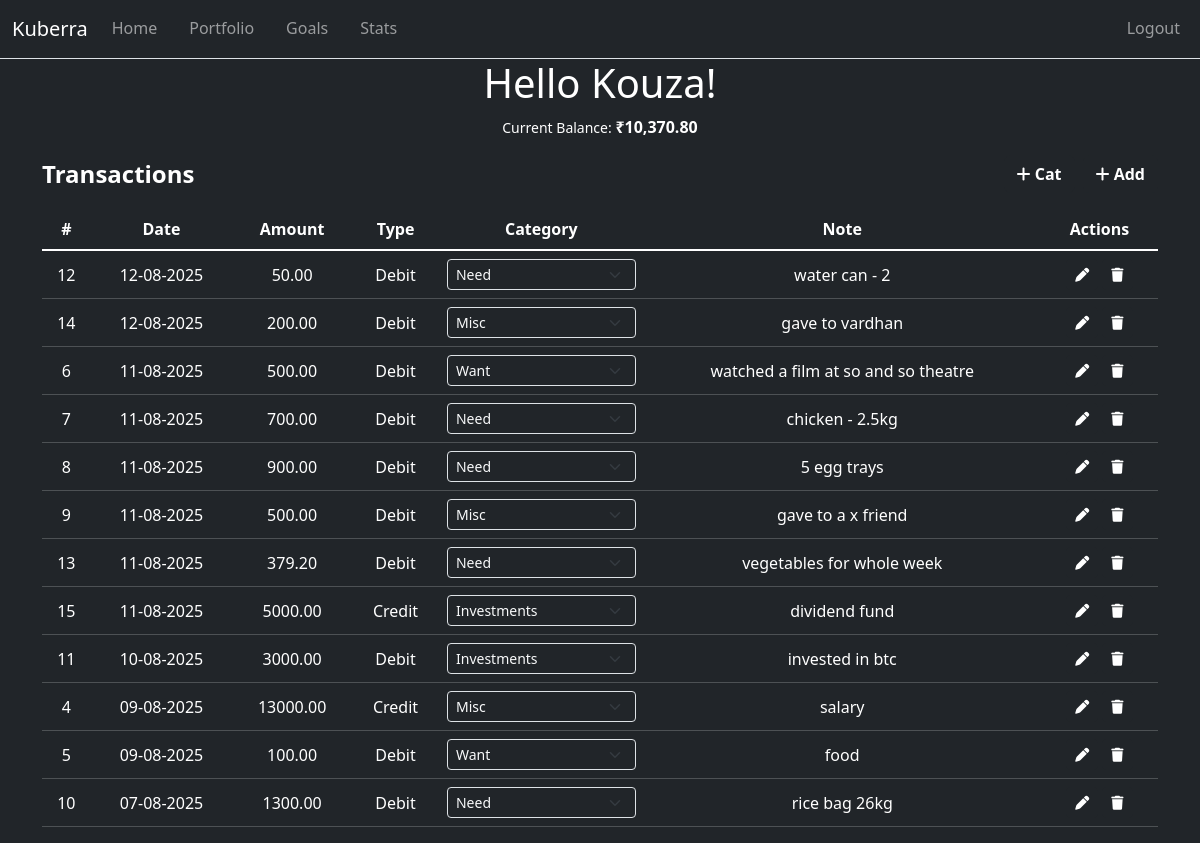
Page / (signed in) on the earlier database version.
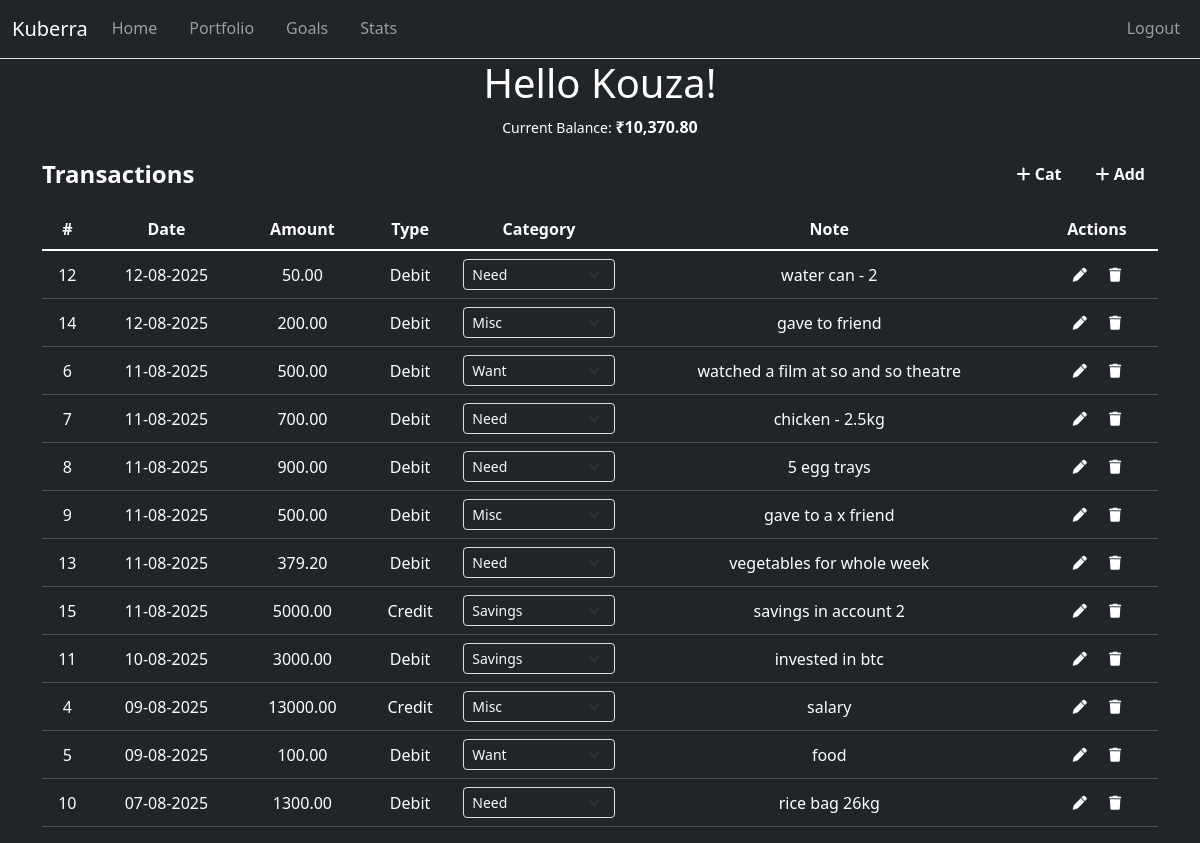
Same page on the later database version.
### website/models.py (models this page shows)
class User(db.Model, UserMixin):
    id = db.Column(db.Integer, primary_key=True)
    username = db.Column(db.String(150), unique=True, nullable=False)
    email = db.Column(db.String(150), unique=True, nullable=False)
    password = db.Column(db.String(150), nullable=False)
    date_created = db.Column(db.DateTime(timezone=True), server_default=func.now())
    transactions = db.relationship('Transaction', backref='owner', lazy=True)
    categories = db.relationship('Category', backref='owner', lazy=True)

class Transaction(db.Model):
    id = db.Column(db.Integer, primary_key=True)
    txn_date = db.Column(db.DateTime(timezone=True), server_default=func.now())
    amount = db.Column(db.Numeric(18, 2), nullable=False)
    txn = db.Column(db.String(6), nullable=False, server_default='DEBIT')
    note = db.Column(db.String, nullable=True)
    category_id = db.Column(db.Integer, db.ForeignKey('category.id'), nullable=True)
    user_id = db.Column(db.Integer, db.ForeignKey('user.id', ondelete='CASCADE'), nullable=False)
    __table_args__ = (
        CheckConstraint("txn IN ('CREDIT', 'DEBIT')", name="check_txn_type"),
    )

class Category(db.Model):
    id = db.Column(db.Integer, primary_key=True)
    name = db.Column(db.String(100), nullable=False)
    user_id = db.Column(db.Integer, db.ForeignKey('user.id', ondelete='CASCADE'), nullable=False)
    transactions = db.relationship('Transaction', backref='category', lazy=True)

### website/views.py (the view, shortened to what this page needs)
@views.route('/', methods=['GET', 'POST'])
@login_required
def home():
    transactions = Transaction.query.filter_by(user_id=current_user.id).order_by(Transaction.txn_date.desc()).all()
    balance = sum(
        t.amount if t.txn == "CREDIT" else -t.amount
        for t in transactions
    )
    categories = Category.query.filter_by(user_id=current_user.id).all()
    return render_template(
        'home.html',
        transaction=transactions,
        current_date=date.today().isoformat(),
        categories=categories,
        balance=balance,
        user=current_user
    )

### website/templates/home.html (shortened to what this page needs)
{% extends "base.html" %}
{% block content %}
    <h1 align="center">Hello {{ current_user.username.capitalize() }}!</h1>
    <p align="center"><small>Current Balance: </small><b>₹{{ "{:,.2f}".format(balance) }}</b></p>
    <div class="d-flex justify-content-between align-items-center mb-3">
                <h4 class="mb-0"><b>Transactions</b></h4>
            <div class="d-flex gap-2">
                <button type="button" class="btn btn-dark fw-bold" data-bs-toggle="modal" data-bs-target="#categoryModal">
                    <i class="fa-solid fa-plus"></i> Cat
                </button>
                <button type="button" class="btn btn-dark fw-bold" data-bs-toggle="modal" data-bs-target="#addForm">
                    <i class="fa-solid fa-plus"></i> Add
                </button>
            </div>
    </div>
    <table class="table table-hover table-dark">
        <thead align="center" class="table-dark text-center">
        <tr>
            <th scope="col">#</th>
            <th scope="col">Date</th>
            <th scope="col">Amount</th>
            <th scope="col">Type</th>
            <th scope="col">Category</th>
            <th scope="col">Note</th>
            <th scope="col">Actions</th>
        </tr>
        </thead>
        <tbody class="table-group-divider" align="center">
        {% for t in transaction %}
        <tr>
            <td>{{ t.id }}</td>
            <td>{{ t.txn_date.strftime('%d-%m-%Y') if t.txn_date else '' }}</td>
            <td>{{ t.amount }}</td>
            <td>{{ t.txn.capitalize() }}</td>
            <td>
                <form method="POST" action="{{ url_for('views.home') }}">
                    <select name="category_id" class="form-select form-select-sm bg-dark text-light" onchange="this.form.submit()">
                        {% for c in categories %}
                            <option value="{{ c.id }}" {% if t.category_id == c.id %}selected{% endif %}>
                                {{ c.name.capitalize() }}
                            </option>
                        {% endfor %}
                    </select>
                </form>
            </td>
            <td class="text-truncate" style="max-width: 300px;">{{ t.note }}</td>
            <td>
                <a href="#"
                class="btn btn-dark btn-sm edit-transaction-btn"
                data-id="{{ t.id }}"
                data-date="{{ t.txn_date.strftime('%Y-%m-%d') }}"
                data-txn="{{ t.txn }}"
                data-amount="{{ t.amount }}"
                data-category-id="{{ t.category_id }}"
                data-note="{{ t.note }}">
                <i class="fa-solid fa-pen"></i>
                </a>
                <a href="/delete/{{ t.id }}"
                class="btn btn-dark btn-sm">
                <i class="fa-solid fa-trash"></i>
                </a>
            </td>
        </tr>
        {% endfor %}
        </tbody>
    </table>
{% endblock %}

### website/templates/base.html (shortened to what this page needs)
<!DOCTYPE html>
<html lang="en">
<head>
    <link href="https://cdn.jsdelivr.net/npm/bootstrap@5.3.7/dist/css/bootstrap.min.css" rel="stylesheet">
</head>
<body class="bg-dark text-white">
    <nav class="navbar border-bottom navbar-expand-lg navbar-dark bg-dark">
    <div class="container-fluid">
        <a class="navbar-brand" href="{{ url_for('views.home') }}" >Kuberra</a>
        <div class="collapse navbar-collapse" id="navbarSupportedContent">
        <ul class="navbar-nav me-auto nav-underline">
            {% if user.is_authenticated %}
            <li class="nav-item">
                <a class="nav-link" href="{{ url_for('views.home') }}">Home</a>
            </li>
            <li class="nav-item">
                <a class="nav-link" href="{{ url_for('views.portfolio') }}">Portfolio</a>
            </li>
            <li class="nav-item">
                <a class="nav-link" href="{{ url_for('views.goals') }}">Goals</a>
            </li>
            <li class="nav-item">
                <a class="nav-link" href="{{ url_for('views.stats') }}">Stats</a>
            </li>
            {% endif %}
        </ul>
        <ul class="navbar-nav ms-auto nav-underline">
            {% if user.is_authenticated %}
            <li class="nav-item">
                <a class="nav-link" href="{{ url_for('auth.logout') }}">Logout</a>
            </li>
            {% endif %}
        </ul>
        </div>
    </div>
    </nav>
    <div class="container">{% block content %} {% endblock %}</div>
</body>
</html>

### website/templates/base.html (style rules this page uses)
.table td, .table th { vertical-align: middle; }

Differences in the rows shown:
changed Transaction id 14: note "gave to vardhan" → "gave to friend"
changed Transaction id 15: category_id "Investments" → "Savings"; note "dividend fund" → "savings in account 2"
changed through a linked row, Transaction "invested in btc": category_id "Investments" → "Savings"
